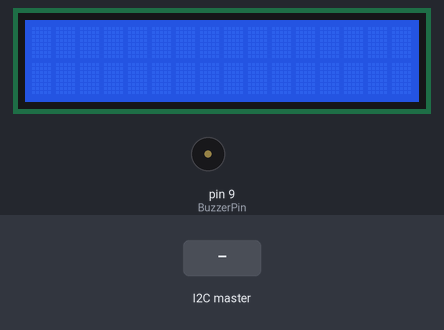
The sketch below on a simulated Arduino Uno, built with avr-gcc and run on an emulated ATmega328P. Parts: 16×2 character LCD, buzzer (waves = sounding, pin HIGH). The inputs (shaded band) are chosen by the test bench.

Above: at 1.2 s.
1.3 s: the I2C master sends the byte 1
At 2.8 s:
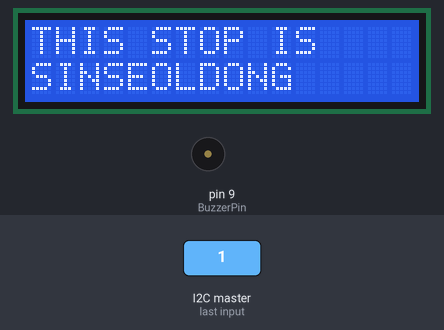
At 6.7 s:
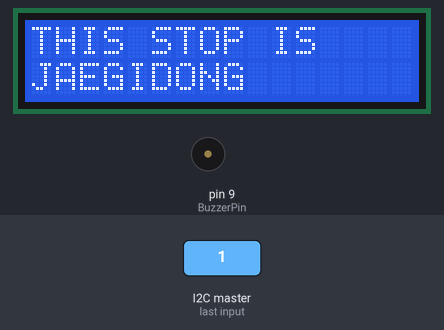
Timing chart, 0 to 8.2 s (numbered marks = the images above; inputs shaded):
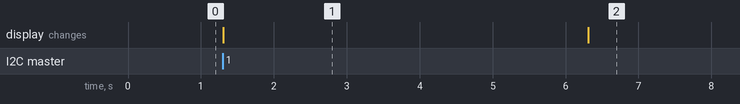

The sketch:

subway_display.ino
```cpp
#include <Wire.h>
#include <LiquidCrystal.h>
#include <Servo.h>

 int BuzzerPin = 9;

 char noteNames[] = {'C','D','E','F','G','a','b','c','d','e'};

 int frequency[] = {1047,1175,1319,1397,1568,1760,1976,2093,2349,2637};

 byte noteCount = sizeof(noteNames);

 int ACTION = 0;


 char score[] = "G c cGd e dca c dcG c";

 byte scoreLen = sizeof(score);


const int rs = 12, en = 11, d4 = 5, d5 = 4, d6 = 3, d7 = 2;
LiquidCrystal lcd(rs, en, d4, d5, d6, d7);


void Clear() { /* LED를모두끔*/

}

void HandleEvent() {
  ACTION = Wire.read();
}

void setup() {
  Serial.begin( 9600 );
  Wire.begin(9);
  Wire.onReceive(HandleEvent);
  lcd.begin(16,2);
  pinMode(BuzzerPin, OUTPUT);

}

void loop() {
  if(ACTION == 1){
    lcd.setCursor(0,0);
    lcd.clear();
    lcd.print("THIS STOP IS");
    lcd.setCursor(0,1);
    lcd.print("SINSEOLDONG");
    delay(5000); //5초

    lcd.clear();
    lcd.print("THIS STOP IS");
    lcd.setCursor(0,1);
    lcd.print("JAEGIDONG");
    delay(5000); //5초

    lcd.clear();
    lcd.print("THIS STOP IS");
    lcd.setCursor(0,1);
    lcd.print("CHEONGNYANGNI");
    delay(5000); //5초

    lcd.clear();
    lcd.print("THIS STOP IS");
    lcd.setCursor(0,1);
    lcd.print("HOEGI");
    delay(5000); //5초

    for (int i=0 ; i<scoreLen ; i++)
    { int duration = 150;
    playNote(score[i], duration);
    }

    delay(1850);
    lcd.clear();
    lcd.print("THIS STOP IS");
    lcd.setCursor(0,1);
    lcd.print("HUFS");
    delay(20000);
    lcd.clear();
  }
}

 void playNote(char note, int duration){

  for (int i=0 ; i<noteCount ; i++)
  { if (noteNames[i] == note)
    tone(BuzzerPin, frequency[i], duration);
  }
    delay(duration);
}
```

Measured:
- after the input at 1.3 s, the display: changes at once (image 1)
- what the display in image 1 shows lasts 5.0 s, from 1.3 s to 6.3 s
